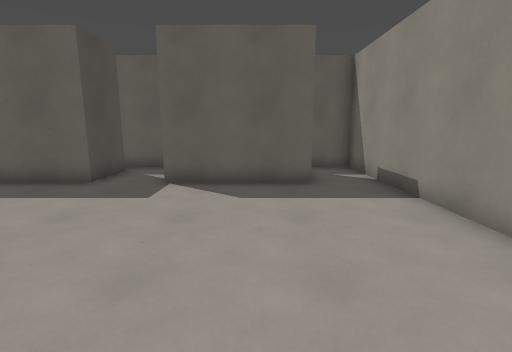
View 1 (above)

16 first-person views from a walk through a Godot game level. The camera is 1.5 m above the floor, tilts 10° down and sees 85° across. The floor is counted in squares, 1 m on a side. Each view is taken from the middle of a square. On the plan, view 1 faces up. The plan holds only what a view shows up to about 14 squares ahead; the rest is blank. Surface patterns are stand-ins for the level's own textures.

View 2
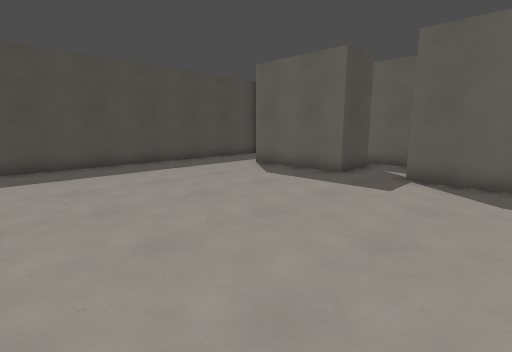

View 3
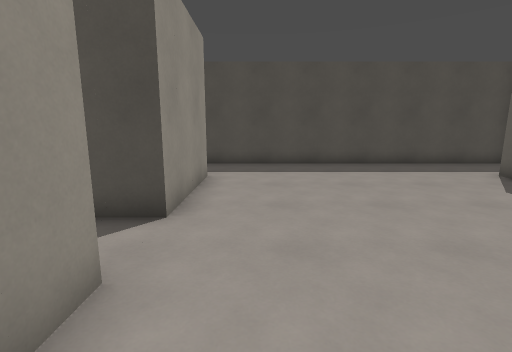

View 4
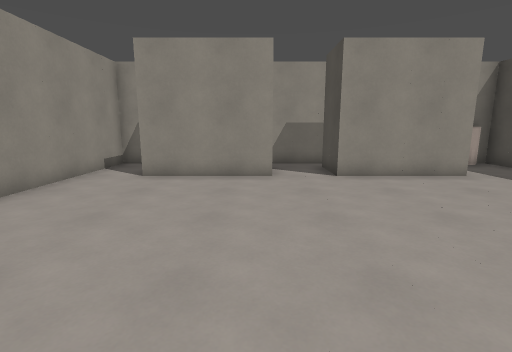

View 5
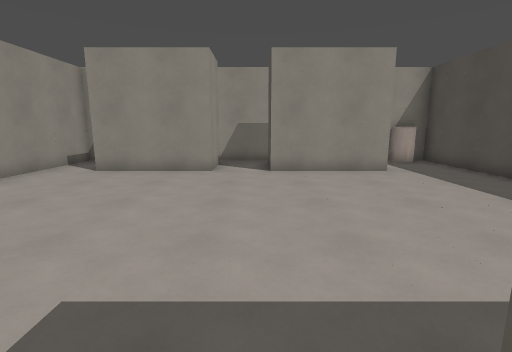

View 6
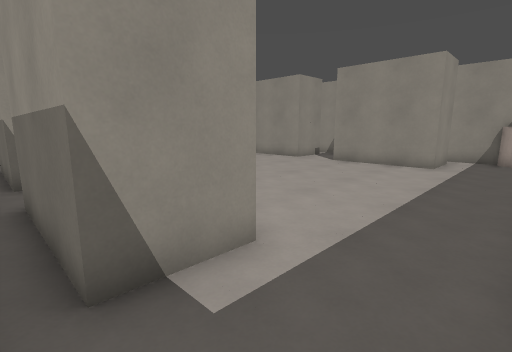

View 7
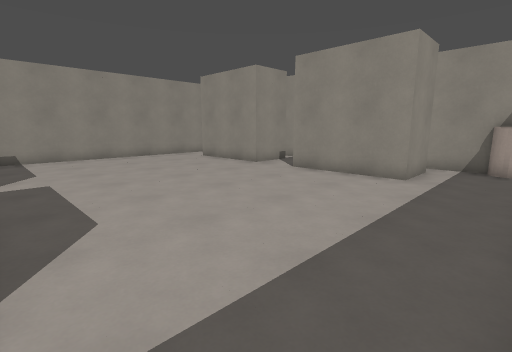

View 8
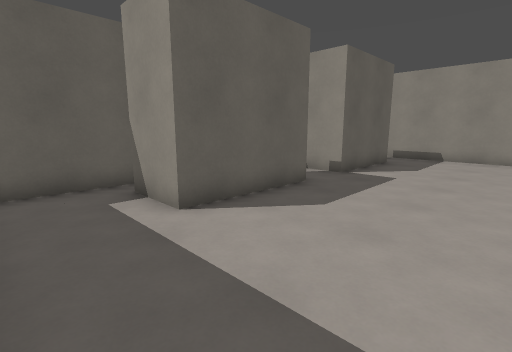

View 9
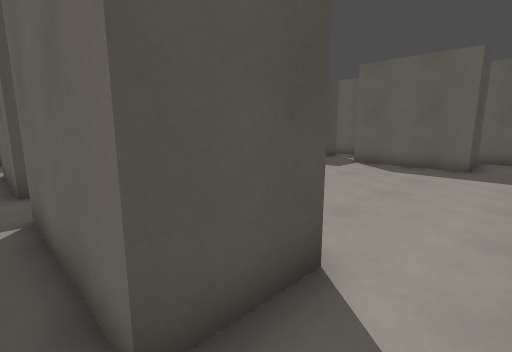

View 10
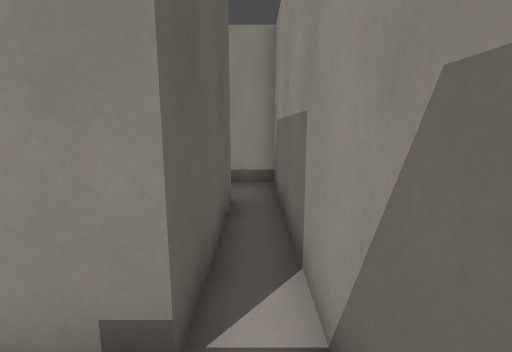

View 11
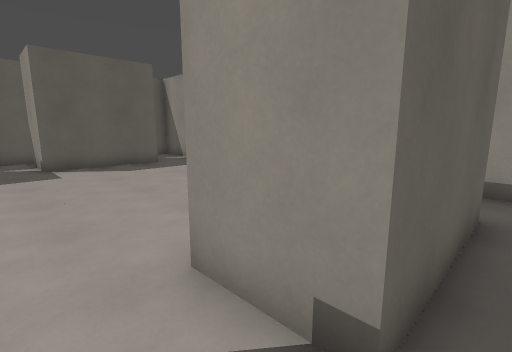

View 12
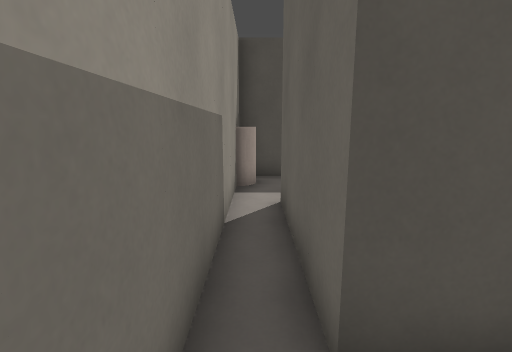

View 13
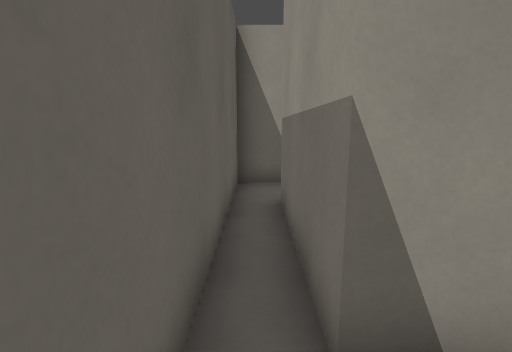

View 14
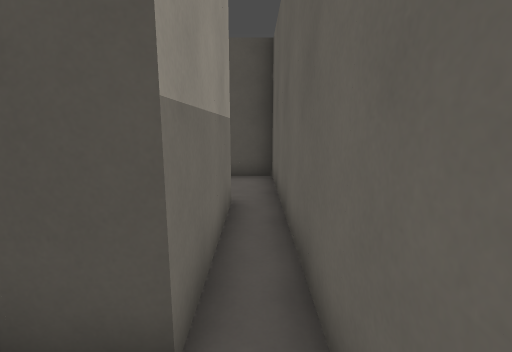

View 15
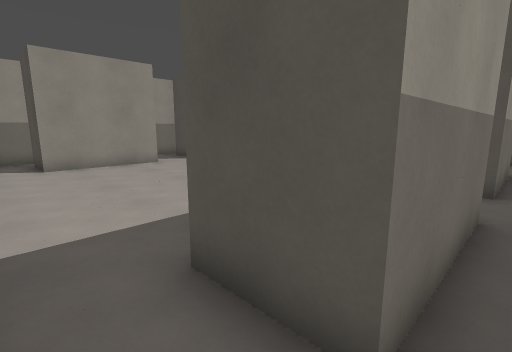

View 16
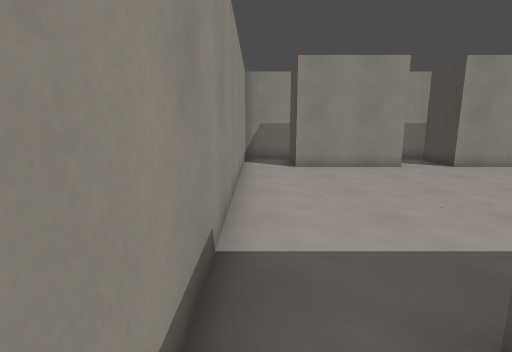

### Floor plan
Points are (right, up) in squares from view 1. A wall is a line through its corners. A room is listed if a view was taken in it or the views show most of it. See-through windows are left out.
Room 1 (views 1, 2, 3, 4, 5, 6, 7, 8, 9, 10, 11, 12, 13, 14, 15, 16)
walls: (-4.5, -1.5) (-4.5, -3.5) (-8.5, -3.5) (-8.5, -1.5) (-4.5, -1.5); (-4.5, 7.5) (-8.5, 7.5) (-8.5, 9.5) (-4.5, 9.5) (-4.5, 7.5); (-2.5, -1.5) (1.5, -1.5) (1.5, -3.5) (-2.5, -3.5) (-2.5, -1.5); (-2.5, 7.5) (-2.5, 9.5) (1.5, 9.5) (1.5, 7.5) (-2.5, 7.5); (-10.5, -4.5) (3.5, -4.5) (3.5, 10.5) (-11.5, 10.5) (-11.5, -4.5)
objects: other object (-11, -5) to (-10, -4)

Positions as (right, up) in squares from view 1, and headings:
1: (0, 0), facing up
2: (0, -1), facing up-left
3: (0, 0), facing left
4: (-2, 7), facing down
5: (-4, 8), facing down
6: (-11, 10), facing down-right
7: (-11, 7), facing down-right
8: (-11, 3), facing up-right
9: (3, -4), facing up-left
10: (-4, -4), facing right
11: (-4, -4), facing up-right
12: (-3, -4), facing left
13: (-4, 10), facing right
14: (-3, 10), facing left
15: (3, 10), facing down-left
16: (3, 9), facing down
